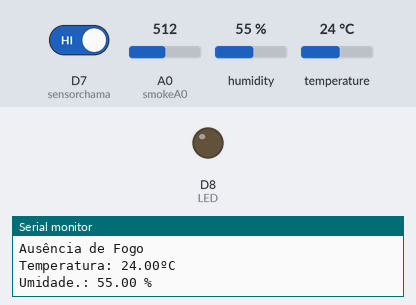
Bench run of a sketch on a simulated ESP8266 (NodeMCU). On the bench: output pins drawn as LEDs (lit = HIGH), the last lines printed to the serial monitor. The inputs (shaded band) are chosen by the test bench; at power-on: D7 (sensorchama) HIGH, A0 (smokeA0) = 512, humidity 55 %, temperature 24 °C. WiFi joins after 1.5 s; servers stay silent unless stated; pins used as bus, display or sensor lines are not drawn.

Above: at 3.0 s.
3.1 s: D7 (sensorchama) driven LOW
At 4.5 s:
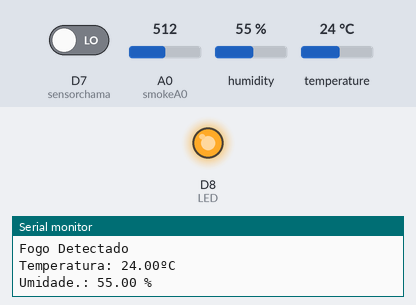
4.8 s: D7 (sensorchama) driven HIGH
At 5.7 s:
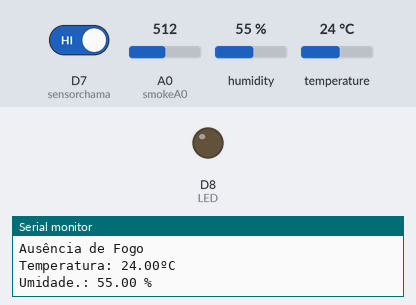
Timing chart, 0 to 7.8 s (numbered marks = the images above; inputs shaded):
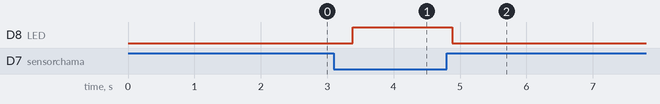

Measured:
- after the input at 3.1 s, D8 (LED): LOW → HIGH after 0.28 s
- after the input at 4.8 s, D8 (LED): HIGH → LOW after 0.08 s

The sketch:

Codigo_Estagio.ino
```cpp
/*
  Projeto de Estagio: Solução IoT de baixo custo para monitoramento e automação em ambientes internos e externos.
  Destinado à empresa Yeté Consultoria Ambiental LTDA cuja Diretora/representante legal: Aline Gomes Zaffani
  Orientadora: Natália de Souza Pelinson
  Código dsenvolvido por [Jeferson Gabriel Alves e Jeferson Ricardo Gabriel].
*/


#define BLYNK_PRINT Serial
#define BLYNK_TEMPLATE_ID "TMPLkSZZzXll"
#define BLYNK_DEVICE_NAME "Quickstart Template"             // device blynk
#define BLYNK_AUTH_TOKEN "coQ4EmghhrmA9cOlWvSRF_7E8i46qX-v" // token blynk
#define BLYNK_FIRMWARE_VERSION "1.1.0"

#include <BlynkSimpleEsp8266.h> //Biblioteca para uso do ESP8266 no Blynk
#include <ESP8266WebServer.h>   //Biblioteca para o ESP funcionar como servidor
#include <ESP8266WiFi.h>        //Biblioteca para funcionamento do WiFi do ESP8266
#include <WiFiClient.h>         //biblioteca para cliente conseguir acessar
#include <DHT.h>                //biblioteca sensor DHT11

char auth[] = "coQ4EmghhrmA9cOlWvSRF_7E8i46qX-v"; // token blynk
const char *ssid = "Sx";                          // Rede WiFi
const char *password = "felicidade23";            // Senha da Rede WiFi

// sensordht11
#define DHTPIN 12         // Pino digital D6 (GPIO5) conectado ao DHT11
#define DHTTYPE DHT11     // Tipo do sensor DHT11
DHT dht(DHTPIN, DHTTYPE); // objeto dht, instancia da classe DHT, que recebe dois parâmetros DHTPIN e DHTTYPE
BlynkTimer timer;


// multiplexador cd74hc4067
#define S0 D0 // S0, S1, S2, S3 são portas do multiplexador cd74hc2067 conectadas às portas D0, D1, D2, D3 do esp8266
#define S1 D1
#define S2 D2
#define S3 D3
#define smokeA0 A0 // variável utilizada para entrada analógica do esp8266
#define LED D8

int sensor0mq2;       // variável para sensor Mq2
int sensor1mq7;       // variável para sensor Mq2
int sensorchama = D7; // Variável para definição do pino digital do sensor de chamas
int sensorGLP = 400;  // variável com nome sensorGLP que armazena o valor critico dos gases em ppm (partes por milhão)
float temperatura;    // variável para armazenar a temperatura
float umidade;        // Variável para armazenar a umidade


void setup()
{
  Serial.begin(115200);              // Inicializa a comunicação serial
  delay(50);                         // ?Intervalo para aguardar a estabilização do sistema
  dht.begin();                       // Inicializa o sensor DHT11
  Blynk.begin(auth, ssid, password); // inicializa o blynk pegando suas credenciais

  /* Timers */
  timer.setInterval(1000L, getSensor0mq2); // executa a função getSensor0mq2 a cada 1 segundo
  timer.setInterval(2500L, getSensor1mq7); // executa a função getSensor1mq7 a cada 2.5 segundos
  // é necessário pois com o multiplexador os pinos não funcionam ao mesmo tempo, tendo uma pequena diferença não terá conflitos

  // sensor Mq2 e Sensor de Chamas
  pinMode(sensorchama, INPUT); // definição do pino do sensor de chamas como entrada
  //pinMode(buzzer, OUTPUT);     // definição do pino buzzer como saída
  pinMode(smokeA0, INPUT);     // definição do pino A0 como entrada

  /* Multiplexer */
  pinMode(S0, OUTPUT); // S0, S1, S2, S3 do multiplexador configurados como saída, e o led também
  pinMode(S1, OUTPUT);
  pinMode(S2, OUTPUT);
  pinMode(S3, OUTPUT);
  pinMode(LED, OUTPUT);

  Serial.println("Conectando a Rede: "); // Imprime na serial a mensagem
  Serial.println(ssid);                  // Imprime na serial o nome da Rede Wi-Fi
  WiFi.begin(ssid, password);            // Inicialização da comunicação Wi-Fi

  // Verificação da conexão
  while (WiFi.status() != WL_CONNECTED)
  { // Enquanto estiver aguardando status da conexão
    delay(1000);
    Serial.print("."); // Imprime pontos
  }
  Serial.println("");
  Serial.println("WiFi Conectado");
  Serial.print("IP: ");
  Serial.println(WiFi.localIP()); // Função para exibir o IP da ESP8266
}

void loop()
{
  //  server.handleClient(); // Chama o método handleClient()
  Blynk.run();           // Chama a função Blynk.run()
  timer.run();           // Chama a função timer.run()

  // Sensor de Chamas
  int digitalsensor = digitalRead(sensorchama); // variável  digitalsensor responsável por armazenar valor lido atraves do comando digitalRead
  Blynk.virtualWrite(V7, digitalsensor);        // envia no pino virtual V7 o valor auferido pelo sensor de chamas

  if (digitalsensor == 0) // sensor de chamas adquirido para projeto veio com lógica contrária por isso se for =0 indica fogo/chamas
  {                       // comandos a serem executados caso o sensor detecte fogo/chamas
    //digitalWrite(buzzer, HIGH);
    digitalWrite(LED, HIGH);
    //alerta();
    //delay(500);
    Serial.println("Fogo Detectado");
  }
  else
  {
    digitalWrite(LED, LOW);
    //digitalWrite(buzzer, LOW);
    Serial.println("Ausência de Fogo");
  }

  // DHT 11
  temperatura = dht.readTemperature(); // Realiza a leitura da temperatura
  umidade = dht.readHumidity();        // Realiza a leitura da umidade
  Serial.begin(115200);

  Serial.print("Temperatura: ");
  Serial.print(temperatura); // exibe no monitor serial o valor da temperatura lida
  Serial.print("ºC");
  Serial.println(" ");

  Serial.print("Umidade.: ");
  Serial.print(umidade); // exibe no monitor serial o valor da umidade lida
  Serial.print(" %");
  Serial.println(" ");

  delay(1500);
  Blynk.virtualWrite(V5, umidade);     // envia no pino virtual V5 o valor de h (umidade)
  Blynk.virtualWrite(V6, temperatura); // envia no pino virtual V6 o valor de t (temperatura)
}

void getSensor0mq2() // função para funcionamento sensor MQ2
/*abaixo verfica-se comando digitalwrite para definição de pinos do multiplexador cd74hc2067
                     este multiplexador utiliza lógica binária, neste caso o Mq2 utiliza 0 0 0 0 para ser conectado ao pino Y0 do multiplexador*/
{
  digitalWrite(S0, LOW);
  digitalWrite(S1, LOW);
  digitalWrite(S2, LOW);
  digitalWrite(S3, LOW);
  sensor0mq2 = analogRead(smokeA0);// le o valor analógico auferido pelo sensor MQ2
  Blynk.virtualWrite(V2, sensor0mq2); // envia no pino virtual V2 o valor auferido pelo sensor MQ2
  Serial.println(" ");
  Serial.print("Mq2: ");
  Serial.println(sensor0mq2);


  if (sensor0mq2 > sensorGLP) // if para se o valor do sensor for maior que sensorThres que é 400, acende led e aciona o buzzer
  {
    digitalWrite(LED, HIGH);
    //digitalWrite(buzzer, HIGH);
    //alerta();
    //delay(500);
  }
  else
  {
    digitalWrite(LED, LOW);
    //digitalWrite(buzzer, LOW);
    //delay(500);
  }
}

void getSensor1mq7() // função para funcionamento sensor MQ2
/*abaixo verfica-se comando digitalwrite para definição de pinos do multiplexador cd74hc2067
   este multiplexador utiliza lógica binária, neste caso o Mq2 utiliza 0 0 1 1 para ser conectado ao pino Y3 do multiplexador*/
{

  digitalWrite(S0, LOW);
  digitalWrite(S1, LOW);
  digitalWrite(S2, HIGH);
  digitalWrite(S3, HIGH);
  sensor1mq7 = analogRead(smokeA0); // le o valor analógico auferido pelo sensor MQ7

  Blynk.virtualWrite(V1, sensor1mq7); // envia no pino virtual V1 o valor auferido pelo sensor MQ7
  Serial.print("Mq7: ");
  Serial.println(sensor1mq7);


  if (sensor1mq7 > 15) // if para se o valor do sensor for maior que 15ppm , acende o led e aciona o buzzer
  {
    digitalWrite(LED, HIGH);

  }
  else
  {
    digitalWrite(LED, LOW);
  }
}

//abaixo linhas de codigo para sensor ultrasonico

void handle_OnConnect(){

}
void handle_NotFound()
{ // Função para lidar com o erro 404
//  server.send(404, "text/plain", "Não encontrado");
}

//se caso usar o buzzer essa função pode ser usada para alterar a frequencia de seu som, então deixarei aqui, mas não influencia em nada no funcionamento do prottótipo
void alerta(){
  int f ;
  //const int tempo = 150;
  const int frequencia= 3000;
  for(f=3000;f<4000;f++){
    //tone(buzzer, f);
    }
  }
```
